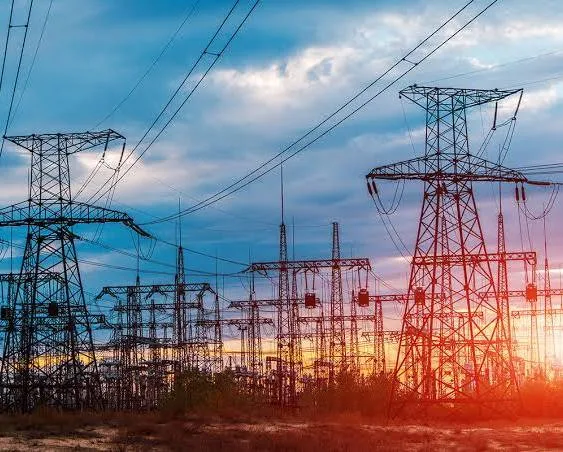
#> input picture 01_sandbox/grid.webp, 563 x 452 px
$ python cvt_scale_abs.py
#> lines starting #> are read from the running program, lines starting #| are printed output that depends on the picture
import cv2
import numpy as np


img = cv2.imread('grid.webp')
#> img is the input picture: shape (452, 563, 3); mean B, G, R 138.5, 125.6, 125.8
img = cv2.resize(img, (img.shape[1]//2, img.shape[0]//2))
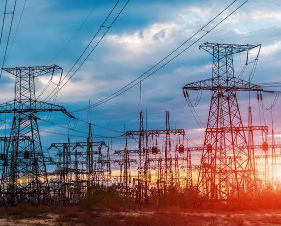
#> img: shape (226, 281, 3); mean B, G, R 138.4, 125.5, 125.6
cv2.imshow('img', img)

# 17. Изменить контрастность изображения, умножив каждый пиксель на коэффициент.
img_cnvrt_scl_abs = cv2.convertScaleAbs(img, None, 2)
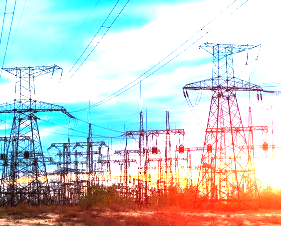
#> img_cnvrt_scl_abs: shape (226, 281, 3); mean B, G, R 202.1, 205.3, 200.8
# h, s, v = cv2.split(cv2.cvtColor(img, cv2.COLOR_BGR2HSV))
img_v_add = cv2.add(img, 50)
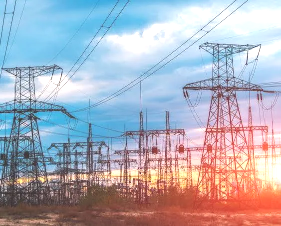
#> img_v_add: shape (226, 281, 3); mean B, G, R 186.8, 174.5, 172.9
cv2.imshow('img_scale_abs', img_cnvrt_scl_abs)
cv2.imshow('img_v_add', img_v_add)
cv2.waitKey(0)
cv2.destroyAllWindows()
#     src: MatLike,
#     dst: MatLike | None = ...,
#     alpha: float = ...,
#     beta: float = ...

$ run again, with 01_sandbox/bike.webp copied over 01_sandbox/grid.webp
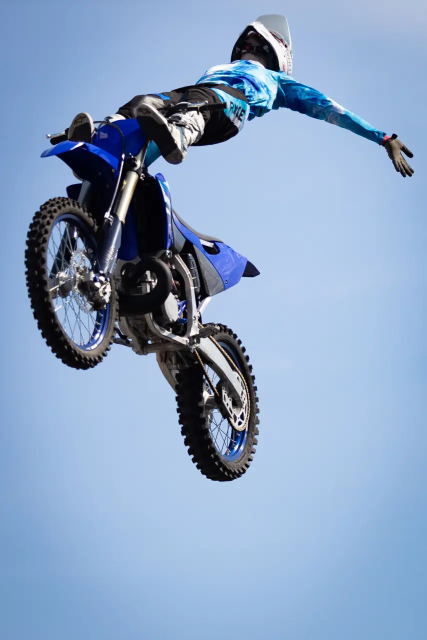
#> input picture 01_sandbox/bike.webp, 853 x 1279 px (shown at 1/2 size)
#> img is the input picture: shape (1279, 853, 3); mean B, G, R 194.5, 162.3, 137.8
#> img: shape (639, 426, 3)
#> `img_cnvrt_scl_abs = cv2.convertScaleAbs(img, None, 2)`:
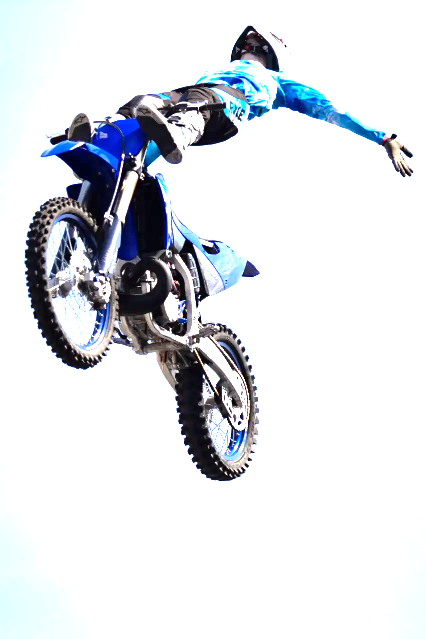
#> img_cnvrt_scl_abs: shape (639, 426, 3); mean B, G, R 229.5, 224.9, 221.8
#> `img_v_add = cv2.add(img, 50)`:
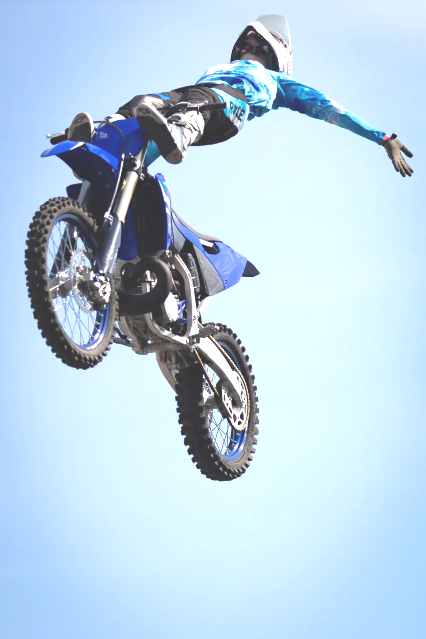
#> img_v_add: shape (639, 426, 3); mean B, G, R 228.7, 211.7, 187.4

$ run again, with 01_sandbox/breathing_balls.webp copied over 01_sandbox/grid.webp
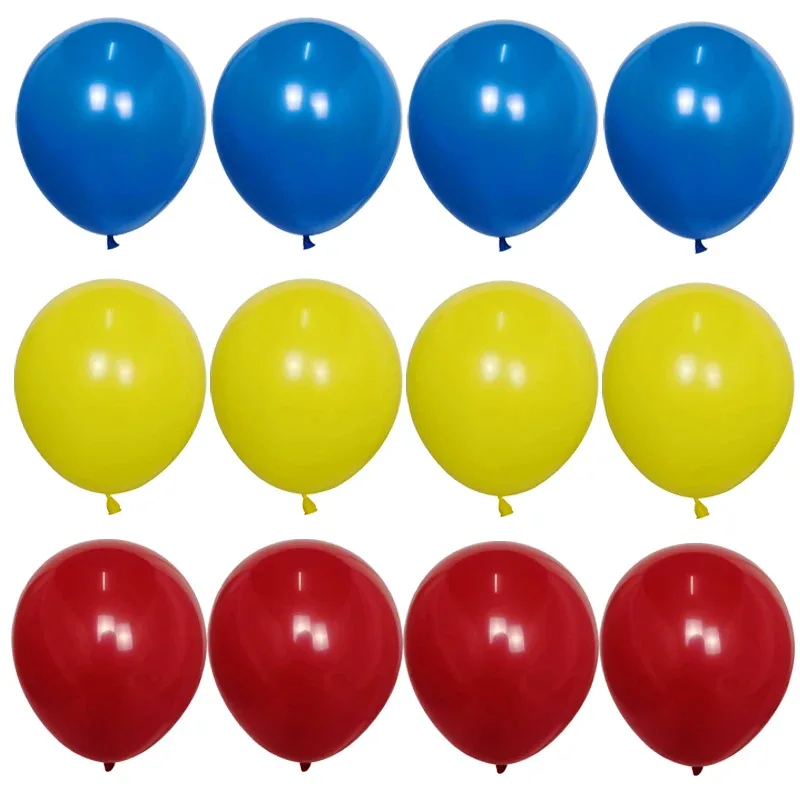
#> input picture 01_sandbox/breathing_balls.webp, 800 x 800 px
#> img is the input picture: shape (800, 800, 3); mean B, G, R 146.8, 165.5, 177.3
#> img: shape (400, 400, 3)
#> `img_cnvrt_scl_abs = cv2.convertScaleAbs(img, None, 2)`:
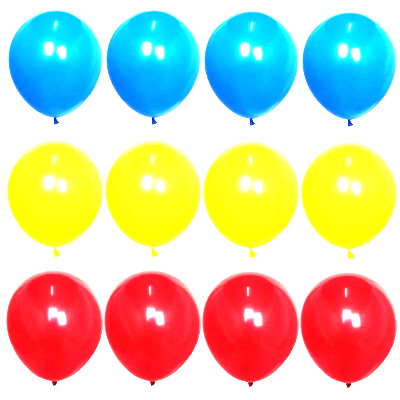
#> img_cnvrt_scl_abs: shape (400, 400, 3); mean B, G, R 174.3, 201.3, 209.6
#> `img_v_add = cv2.add(img, 50)`:
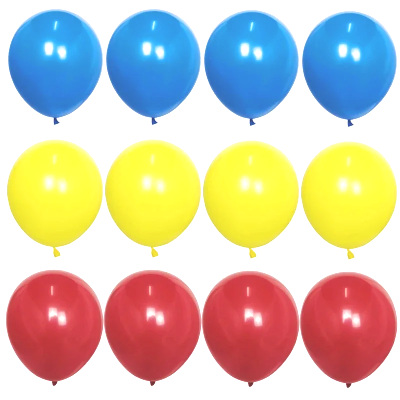
#> img_v_add: shape (400, 400, 3); mean B, G, R 177.8, 196.1, 206.7
